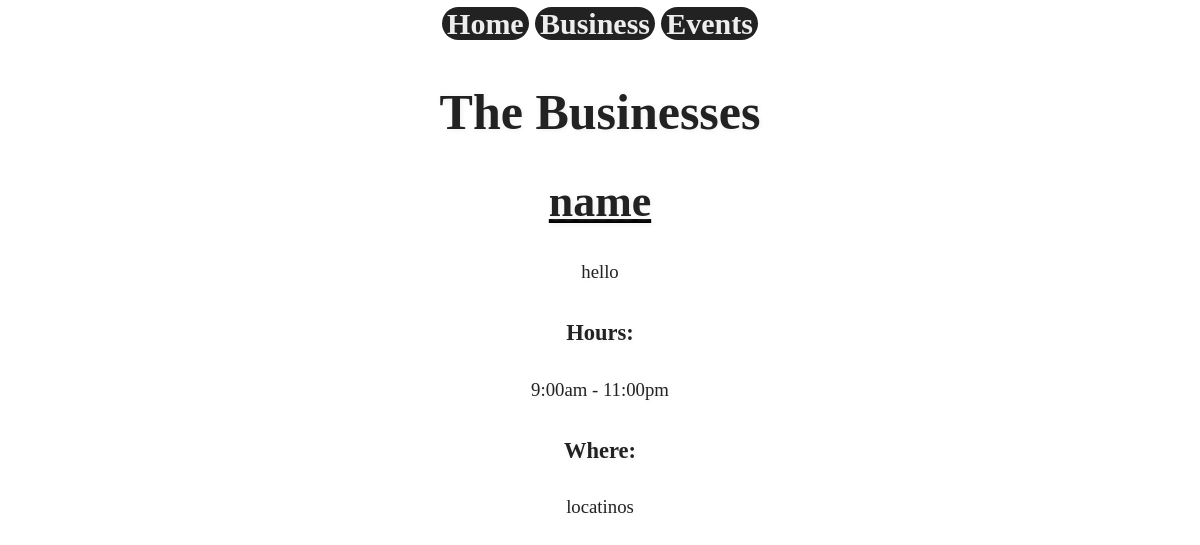
/businesses/, run on an earlier commit of the app's database.
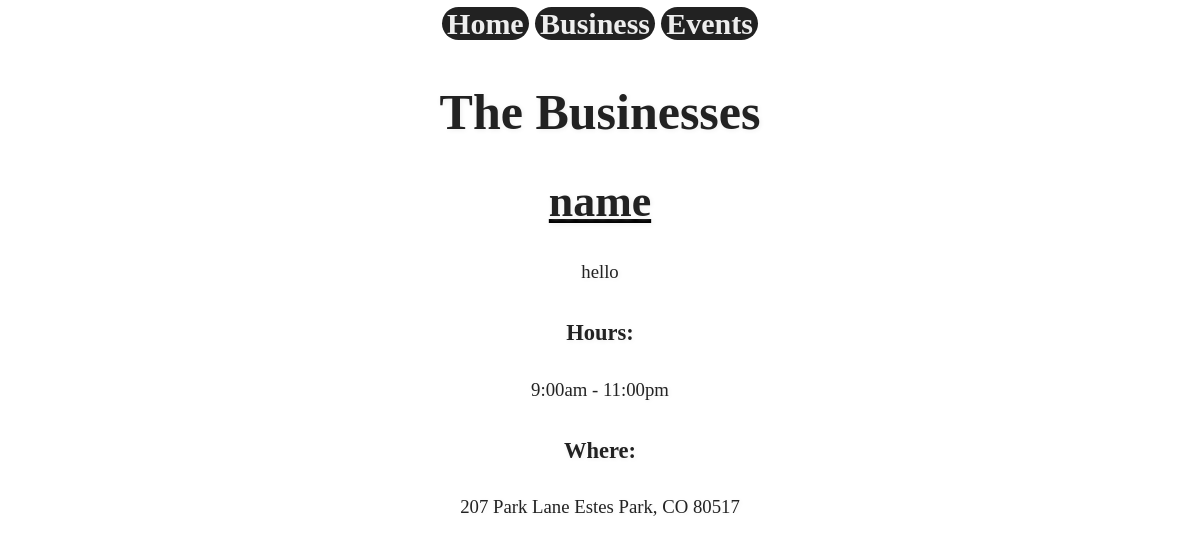
And on a later commit of the database.
### events/models.py (models this page shows, shortened)
class Location(models.Model):
    name = models.CharField(max_length=255)
    description = models.TextField()
    hours = models.CharField(max_length=50)
    location = models.CharField(max_length=255)
    location_address = models.TextField(null=True, blank=True)
    menu_up = models.FileField(null=True, blank=True, upload_to='uploads/menus')
    menu = models.FilePathField(path='uploads/menus', recursive=False, max_length=100, blank=True, null=True)
    website = models.URLField(max_length=200, blank=True)
    logo_up = models.ImageField(null=True, blank=True, upload_to='logos')

### events/views.py (the view)
# urls.py: url(r'^businesses/$', locations),
def locations(request):
    locations = Location.objects.all()
    return render(request, 'locations.html', {'locations': locations})

### Templates/locations.html (shortened to what this page needs)
{% extends '_partials/base.html' %}
{% block content %}
    <h1>The Businesses</h1>
    {% for location in locations %}
      <div>
        <h3><a href="{% url 'business' pk=location.pk %}" class="name">{{ location.name }}</a></h3>
        <p>{{ location.description|truncatewords:10}}</p>
        <dl>
          <dt>Hours:</dt>
          <dd>{{ location.hours }}</dd>
          <dt>Where:</dt>
          <dd>{{ location.location }}</dd>
        </dl>
      </div>
    {% endfor %}
{% endblock %}

What changed in the data, as far as the page shows it:
changed Location "name": location "locatinos" → "207 Park Lane Estes Park, CO 80517"
